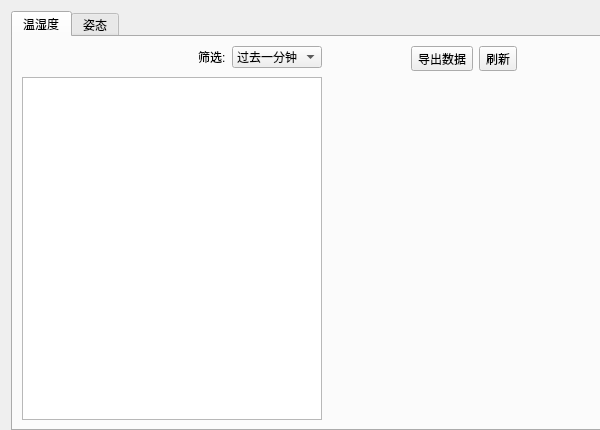
<?xml version="1.0" encoding="UTF-8"?>
<ui version="4.0">
 <class>display</class>
 <widget class="QWidget" name="display">
  <property name="geometry">
   <rect>
    <x>0</x>
    <y>0</y>
    <width>600</width>
    <height>430</height>
   </rect>
  </property>
  <property name="sizePolicy">
   <sizepolicy hsizetype="MinimumExpanding" vsizetype="MinimumExpanding">
    <horstretch>0</horstretch>
    <verstretch>0</verstretch>
   </sizepolicy>
  </property>
  <property name="minimumSize">
   <size>
    <width>600</width>
    <height>430</height>
   </size>
  </property>
  <property name="windowTitle">
   <string>Form</string>
  </property>
  <property name="layoutDirection">
   <enum>Qt::LeftToRight</enum>
  </property>
  <layout class="QVBoxLayout" name="verticalLayout_2">
   <item>
    <widget class="QTabWidget" name="dispaly_tabWidget">
     <property name="sizePolicy">
      <sizepolicy hsizetype="Expanding" vsizetype="Expanding">
       <horstretch>0</horstretch>
       <verstretch>0</verstretch>
      </sizepolicy>
     </property>
     <property name="minimumSize">
      <size>
       <width>600</width>
       <height>420</height>
      </size>
     </property>
     <property name="layoutDirection">
      <enum>Qt::LeftToRight</enum>
     </property>
     <property name="currentIndex">
      <number>0</number>
     </property>
     <widget class="QWidget" name="temp_tab">
      <property name="sizePolicy">
       <sizepolicy hsizetype="Expanding" vsizetype="Expanding">
        <horstretch>0</horstretch>
        <verstretch>0</verstretch>
       </sizepolicy>
      </property>
      <property name="minimumSize">
       <size>
        <width>0</width>
        <height>0</height>
       </size>
      </property>
      <attribute name="title">
       <string>温湿度</string>
      </attribute>
      <layout class="QHBoxLayout" name="horizontalLayout_2">
       <item>
        <layout class="QGridLayout" name="gridLayout_3">
         <item row="1" column="1">
          <layout class="QGridLayout" name="gridLayout_4">
           <item row="0" column="0">
            <widget class="QWidget" name="humidity_widget" native="true">
             <property name="sizePolicy">
              <sizepolicy hsizetype="Expanding" vsizetype="Expanding">
               <horstretch>0</horstretch>
               <verstretch>0</verstretch>
              </sizepolicy>
             </property>
             <property name="minimumSize">
              <size>
               <width>250</width>
               <height>160</height>
              </size>
             </property>
            </widget>
           </item>
           <item row="1" column="0">
            <widget class="QWidget" name="temperature_widget" native="true">
             <property name="sizePolicy">
              <sizepolicy hsizetype="Expanding" vsizetype="Expanding">
               <horstretch>0</horstretch>
               <verstretch>0</verstretch>
              </sizepolicy>
             </property>
             <property name="minimumSize">
              <size>
               <width>250</width>
               <height>160</height>
              </size>
             </property>
            </widget>
           </item>
          </layout>
         </item>
         <item row="0" column="0">
          <layout class="QHBoxLayout" name="horizontalLayout_4">
           <item>
            <spacer name="horizontalSpacer_6">
             <property name="orientation">
              <enum>Qt::Horizontal</enum>
             </property>
             <property name="sizeHint" stdset="0">
              <size>
               <width>40</width>
               <height>20</height>
              </size>
             </property>
            </spacer>
           </item>
           <item>
            <layout class="QFormLayout" name="formLayout_2">
             <item row="0" column="0">
              <widget class="QLabel" name="label_9">
               <property name="text">
                <string>筛选:</string>
               </property>
              </widget>
             </item>
             <item row="0" column="1">
              <widget class="QComboBox" name="comboBox">
               <item>
                <property name="text">
                 <string>过去一分钟</string>
                </property>
               </item>
               <item>
                <property name="text">
                 <string>过去一小时</string>
                </property>
               </item>
               <item>
                <property name="text">
                 <string>过去一天</string>
                </property>
               </item>
              </widget>
             </item>
            </layout>
           </item>
          </layout>
         </item>
         <item row="0" column="1">
          <layout class="QHBoxLayout" name="toolBut_horizontalLayout">
           <item>
            <spacer name="horizontalSpacer_2">
             <property name="orientation">
              <enum>Qt::Horizontal</enum>
             </property>
             <property name="sizeHint" stdset="0">
              <size>
               <width>40</width>
               <height>20</height>
              </size>
             </property>
            </spacer>
           </item>
           <item>
            <widget class="QToolButton" name="data_export_toolBut">
             <property name="text">
              <string>导出数据</string>
             </property>
            </widget>
           </item>
           <item>
            <widget class="QToolButton" name="refresh_toolBut">
             <property name="text">
              <string>刷新</string>
             </property>
            </widget>
           </item>
           <item>
            <spacer name="horizontalSpacer">
             <property name="orientation">
              <enum>Qt::Horizontal</enum>
             </property>
             <property name="sizeHint" stdset="0">
              <size>
               <width>40</width>
               <height>20</height>
              </size>
             </property>
            </spacer>
           </item>
          </layout>
         </item>
         <item row="1" column="0">
          <widget class="QTableWidget" name="temp_hum_tableWidget">
           <property name="minimumSize">
            <size>
             <width>300</width>
             <height>300</height>
            </size>
           </property>
          </widget>
         </item>
        </layout>
       </item>
      </layout>
     </widget>
     <widget class="QWidget" name="posture_tab">
      <property name="sizePolicy">
       <sizepolicy hsizetype="Expanding" vsizetype="Expanding">
        <horstretch>0</horstretch>
        <verstretch>0</verstretch>
       </sizepolicy>
      </property>
      <attribute name="title">
       <string>姿态</string>
      </attribute>
      <widget class="QWidget" name="layoutWidget">
       <property name="geometry">
        <rect>
         <x>10</x>
         <y>10</y>
         <width>581</width>
         <height>381</height>
        </rect>
       </property>
       <layout class="QGridLayout" name="gridLayout_2">
        <item row="0" column="2">
         <layout class="QVBoxLayout" name="verticalLayout">
          <item>
           <layout class="QFormLayout" name="formLayout">
            <property name="labelAlignment">
             <set>Qt::AlignHCenter|Qt::AlignTop</set>
            </property>
            <property name="formAlignment">
             <set>Qt::AlignHCenter|Qt::AlignTop</set>
            </property>
            <item row="0" column="0">
             <widget class="QLabel" name="label">
              <property name="text">
               <string>TextLabel</string>
              </property>
             </widget>
            </item>
            <item row="0" column="1">
             <widget class="QLabel" name="label_2">
              <property name="text">
               <string>TextLabel</string>
              </property>
             </widget>
            </item>
            <item row="1" column="0">
             <widget class="QLabel" name="label_3">
              <property name="text">
               <string>TextLabel</string>
              </property>
             </widget>
            </item>
            <item row="1" column="1">
             <widget class="QLabel" name="label_4">
              <property name="text">
               <string>TextLabel</string>
              </property>
             </widget>
            </item>
            <item row="2" column="0">
             <widget class="QLabel" name="label_5">
              <property name="text">
               <string>TextLabel</string>
              </property>
             </widget>
            </item>
            <item row="2" column="1">
             <widget class="QLabel" name="label_6">
              <property name="text">
               <string>TextLabel</string>
              </property>
             </widget>
            </item>
            <item row="3" column="0">
             <widget class="QLabel" name="label_7">
              <property name="text">
               <string>TextLabel</string>
              </property>
             </widget>
            </item>
            <item row="3" column="1">
             <widget class="QLabel" name="label_8">
              <property name="text">
               <string>TextLabel</string>
              </property>
             </widget>
            </item>
           </layout>
          </item>
          <item>
           <widget class="QTextEdit" name="textEdit">
            <property name="minimumSize">
             <size>
              <width>90</width>
              <height>0</height>
             </size>
            </property>
           </widget>
          </item>
          <item>
           <widget class="QTableWidget" name="tableWidget">
            <property name="minimumSize">
             <size>
              <width>90</width>
              <height>0</height>
             </size>
            </property>
           </widget>
          </item>
          <item>
           <layout class="QHBoxLayout" name="horizontalLayout_3">
            <item>
             <spacer name="horizontalSpacer_4">
              <property name="orientation">
               <enum>Qt::Horizontal</enum>
              </property>
              <property name="sizeHint" stdset="0">
               <size>
                <width>40</width>
                <height>20</height>
               </size>
              </property>
             </spacer>
            </item>
            <item>
             <widget class="QToolButton" name="toolButton">
              <property name="text">
               <string>...</string>
              </property>
             </widget>
            </item>
            <item>
             <spacer name="horizontalSpacer_3">
              <property name="orientation">
               <enum>Qt::Horizontal</enum>
              </property>
              <property name="sizeHint" stdset="0">
               <size>
                <width>40</width>
                <height>20</height>
               </size>
              </property>
             </spacer>
            </item>
            <item>
             <widget class="QToolButton" name="toolButton_2">
              <property name="text">
               <string>...</string>
              </property>
             </widget>
            </item>
            <item>
             <spacer name="horizontalSpacer_5">
              <property name="orientation">
               <enum>Qt::Horizontal</enum>
              </property>
              <property name="sizeHint" stdset="0">
               <size>
                <width>40</width>
                <height>20</height>
               </size>
              </property>
             </spacer>
            </item>
           </layout>
          </item>
         </layout>
        </item>
        <item row="0" column="1">
         <widget class="QWidget" name="posture_show_widget" native="true">
          <property name="minimumSize">
           <size>
            <width>320</width>
            <height>340</height>
           </size>
          </property>
         </widget>
        </item>
       </layout>
      </widget>
     </widget>
    </widget>
   </item>
  </layout>
 </widget>
 <resources/>
 <connections/>
</ui>
